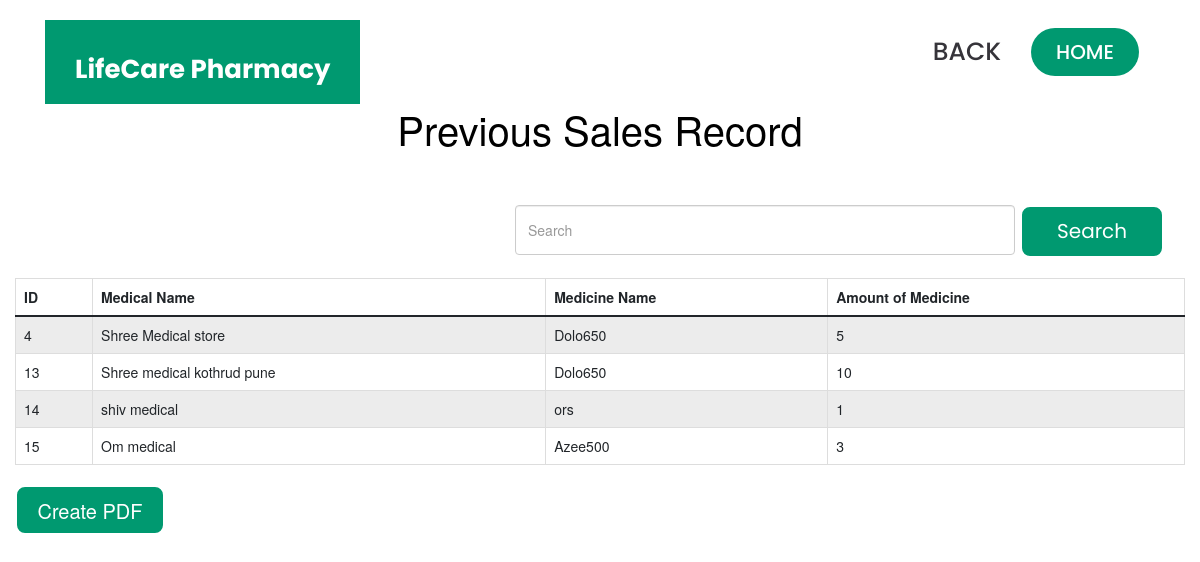
/SReport, run on the app's committed database.
### home/models.py (models this page shows)
class Photo(models.Model):
    name= models.CharField(max_length=20, default="")
    email= models.EmailField()
    Medical_Name = models.CharField(max_length=50, default="")
    Medicine_Name = models.CharField(max_length=50)
    No_of_strips = models.CharField(max_length=12)
    NO_of_medicine = models.CharField(max_length=12)
    photo = models.ImageField(upload_to="photoimage")

### home/views.py (the view)
# urls.py: path('SReport',views.SReport, name='SReport'),
def SReport(request):
    display = Photo.objects.all()
    return render(request,"SReport.html",{'Photo':display} )

### templates/SReport.html (shortened to what this page needs)
<!DOCTYPE html>
<html lang="en">
<head>
  <link href="static/assets/vendor/aos/aos.css" rel="stylesheet">
  <link href="static/assets/vendor/bootstrap/css/bootstrap.min.css" rel="stylesheet">
  <link href="static/assets/vendor/bootstrap-icons/bootstrap-icons.css" rel="stylesheet">
  <link href="static/assets/vendor/boxicons/css/boxicons.min.css" rel="stylesheet">
  <link href="static/assets/vendor/glightbox/css/glightbox.min.css" rel="stylesheet">
  <link href="static/assets/vendor/remixicon/remixicon.css" rel="stylesheet">
  <link href="static/assets/vendor/swiper/swiper-bundle.min.css" rel="stylesheet">
  <link href="static/assets/css/style.css" rel="stylesheet">
<link href="//netdna.bootstrapcdn.com/bootstrap/3.0.3/css/bootstrap.min.css" rel="stylesheet" id="bootstrap-css">
 </head>
 <body>
  <header id="header" class="fixed-top d-flex align-items-center">
    <div class="container">
      <div class="header-container d-flex align-items-center justify-content-between">
        <div class="logo">
          <h1 class="text-light"><a href="index.html"><span>LifeCare Pharmacy</span></a></h1>
        </div>
        <nav id="navbar" class="navbar" >
          <ul>
            <li><a class="nav-link scrollto" href="/pharmadashboard" style=" font-size:25px;">Back</a></li>
            <li><a class="getstarted scrollto" href="/" style=" font-size:20px;"> Home</a></li>
          </ul>
        </nav>
      </div>
    </div>
  </header>
<br><br><br><br>
<br><div style="padding-bottom: 18px; font-size : 40px; text-align : center;color:black; background-color: ">Previous Sales Record</div></br>
<div style="margin-top:10px" class="form-group">
                                    <div class="col-sm-12 controls">
<form method="get" action="/search4" class="d-flex">
        <input name="q" id="q" class="form-control me-2" type="search4" placeholder="Search" aria-label="Search4"style=" margin-left:500px; width:500px; height:50px;">
        <button class="btn btn-outline-primary" type="submit" style=" color:#fff;">Search</button>
      </form></div>
<div class="container-fluid">
   <div class="row">
        <div class="col-md-12">
            <table class="table table-bordered table-striped table-hover">
                <thead class="thead-dark">
                    <tr>
                        <th>ID</th>
                        <th>Medical Name</th>
                        <th>Medicine Name</th>
                        <th>Amount of Medicine</th>
                    </tr>
                </thead>
                <tbody>
                    {% for display in Photo %}
                        <tr>
                            <td>{{display.id}}</td>
                            <td>{{display.Medical_Name}}</td>
                            <td>{{display.Medicine_Name}}</td>
                            <td>{{display.NO_of_medicine}}</td>
                            </tr>
                    {% endfor%}
                </tbody>
            </table>
                    <a  href="/Spdf_report"><input type="submit"value ="Create PDF" style=" border: 2px solid #fff; padding: 10px 20px;
  transition: 0.5s; width:150px; height:50px; background:#009970; border-radius: 10px; font-size:20px; color:#fff;"></a>
        </div>
    </div>
</div>

### static/assets/css/style.css (style rules this page uses)
body { font-family: "Open Sans", sans-serif; color: #444444; }
a { color: #009970; text-decoration: none; }
h1, h2, h3, h4, h5, h6 { font-family: "Raleway", sans-serif; }
#header { transition: all 0.5s; z-index: 997; transition: all 0.5s; top: 20px; }
#header .header-container { background: #fff; }
#header .logo { overflow: hidden; padding: 16px 30px 12px 30px; background: #009970; }
#header .logo h1 { font-size: 26px; padding: 0; line-height: 1; font-weight: 700; font-family: "Poppins", sans-serif; }
#header .logo h1 a, #header .logo h1 a:hover { color: #fff; text-decoration: none; }
.navbar { padding: 0; }
.navbar ul { margin: 0; padding: 0; display: flex; list-style: none; align-items: center; }
.navbar li { position: relative; }
.navbar a { display: flex; align-items: center; justify-content: space-between; padding: 10px 0 10px 30px; color: #36343a; transition: 0.3s; font-size: 13px; font-weight: 500; text-transform: uppercase; font-family: "Poppins", sans-serif; white-space: nowrap; transition: 0.3s; }
.navbar .getstarted { background: #009970; padding: 10px 25px; margin-left: 30px; margin-right: 15px; border-radius: 50px; color: #fff; }

### templates/SReport.html (style rules this page uses)
button[type="submit"] { font-family: "Poppins", sans-serif; background: #009970; border:2px solid #fff; padding: 10px 35px; transition: 0.5s; border-radius: ; color: #fff; align: center; font-size: 20px; border-radius: 10px; }

### data on the page
Photo: id "4", Medical_Name "Shree Medical store", Medicine_Name "Dolo650", NO_of_medicine "5"
Photo: id "13", Medical_Name "Shree medical kothrud pune", Medicine_Name "Dolo650", NO_of_medicine "10"
Photo: id "14", Medical_Name "shiv medical", Medicine_Name "ors", NO_of_medicine "1"
Photo: id "15", Medical_Name "Om medical", Medicine_Name "Azee500", NO_of_medicine "3"
